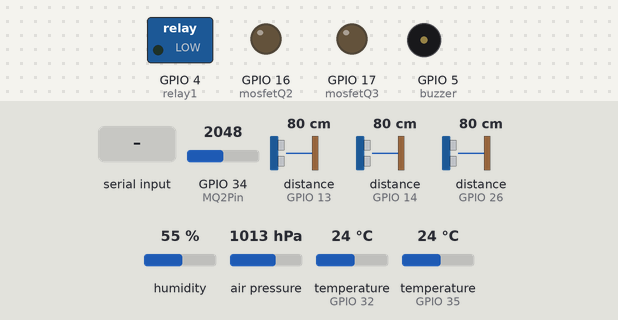
A program run on a simulated ESP32. On the bench: switched loads named in the program (green lamp = pin HIGH), output pins drawn as LEDs (lit = HIGH), buzzer (waves = sounding). The inputs (shaded band) are chosen by the test bench; at power-on: GPIO 34 (MQ2Pin) = 2048, distance to the obstacle (sensors on GPIO 13, GPIO 14, GPIO 26) 80 cm, humidity 55 %, air pressure 1013 hPa, temperature (sensors on GPIO 32, GPIO 35) 24 °C. The echo pulse lasts 58.3 µs per cm; nothing arrives over Bluetooth unless stated; pins used as bus, display or sensor lines are not drawn; what the program prints to the serial monitor is not drawn.

Above: at 1.2 s.
1.3 s: "pause" received over the second serial link
At 1.9 s:
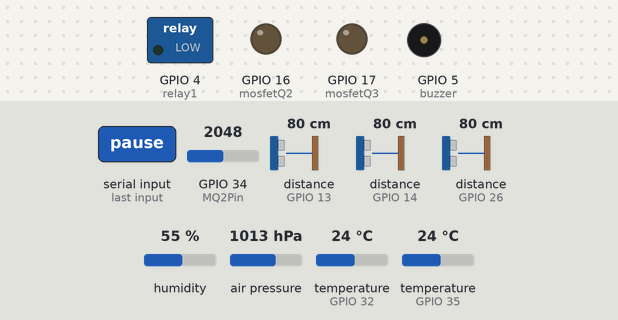
3.8 s: "resume" received over the second serial link
At 8.9 s:
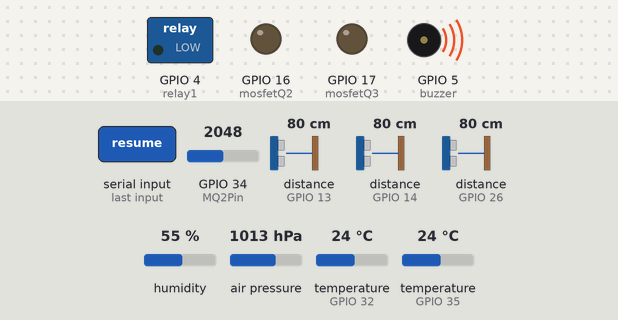
12.1 s: GPIO 34 (MQ2Pin) set to 521
15.6 s: GPIO 34 (MQ2Pin) set to 449
At 16.1 s:
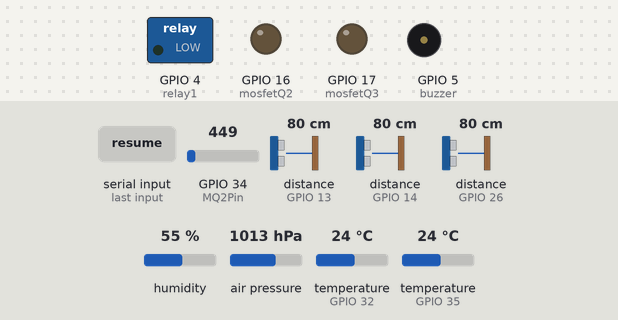
17.2 s: GPIO 34 (MQ2Pin) set to 540
20.7 s: "_type_" received over the second serial link
Timing chart, 0 to 25.2 s (numbered marks = the images above; inputs shaded):
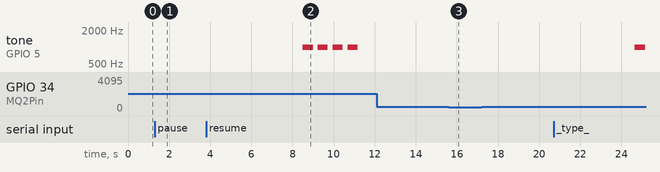

The program:

main.cpp
```cpp
#include <Arduino.h>
#include <BluetoothSerial.h>
#include <DHT.h>

#include <ArduinoJson.h>
#include <vector>
#include <NewPing.h>
#include <Wire.h>
#include <Adafruit_Sensor.h>
#include <OneWire.h>
#include <DallasTemperature.h>

#include <Adafruit_BMP280.h>
#define SEALEVELPRESSURE_HPA (1013.25) // Presión al nivel del mar en hPa

Adafruit_BMP280 bmp; // Objeto BMP280

std::vector<String> actuators = {
    "bomb",
    "refrigerator",
    "lights",
    "boiler",
};
BluetoothSerial SerialBT;

#define DHT_PIN 32      // Pin donde está conectado el sensor DHT22
#define DHT_TYPE DHT22 // Tipo de sensor DHT22
#define MAX_SENSORS 21
DHT dht(DHT_PIN, DHT_TYPE); //Inicializa el sensor

// Definición de pines para sensores
const int AI0 = 39;
const int AI1 = 36;
const int ds18b20Pin = 35;
const int dht22Pin = 32;
const int bmp280SDA = 21;
const int bmp280SCL = 22;
const int MQ2Pin = 34;
const int ultaSonicoTRIG[3] = {25, 27, 12};
const int ultaSonicoECHO[3] = {26, 14, 13};
int distances_cm[3];  // Array para almacenar las distancias medidas por cada sensor

// Declaración de la función medirDistancia
void medirDistancia(int trigPin, int echoPin, int index);

// Definiciones de Pines Actuadores
const int buzzer = 5;
const int relay1 = 4;
const int mosfetQ2 = 16;
const int mosfetQ3 = 17;


//Deffiniciones d eVariables

int butano, propano, metano, alcohol, ppm;

// Constante de resistencia inicial del sensor (ajusta según la calibración)
    int Ro = 10000;  // Coloca el valor de resistencia en condiciones limpias del sensor
    float Rs = 100;


/*Adafruit_BMP280 bmp;*/
OneWire oneWire(ds18b20Pin);
DallasTemperature tempRefri(&oneWire);

NewPing sonar[3] = {
  NewPing(ultaSonicoTRIG[0], ultaSonicoECHO[0]),
  NewPing(ultaSonicoTRIG[1], ultaSonicoECHO[1]),
  NewPing(ultaSonicoTRIG[2], ultaSonicoECHO[2])
};

  bool buzzerActivated = false;
  unsigned long lastBuzzerTime = 0;
  const int buzzerDuration = 500;  // Duración del pitido en milisegundos
  const int buzzerInterval = 30 * 60 * 1000;  // Intervalo entre pitidos en milisegundos (30 minutos)


// JsonObject *obj[MAX_SENSORS];
int objIndices[MAX_SENSORS];
StaticJsonDocument<4096> doc;
JsonArray data = doc.createNestedArray("data");

String sensors[MAX_SENSORS] = {
    "white_water_type_level", // ultaSonicoTRIG[0]
    "gray_water_type_level",  // ultaSonicoTRIG[1]
    "black_water_type_level", // ultaSonicoTRIG[2]
    "boiler_diesel_type_level", // ultaSonicoTRIG[3] - La placa solo tiene capacidad de 3 Ultrasónicos
    "outdoor_temperature_type_meteorology", // Sensor BMP280 - Temperatura Digital Exterior
    "indoor_temperature_type_meteorology", // Sensor DTH22  - Temperatura Digital Interior MotorHome
    "refrigerator_temperature_type_meteorology", // DS18b20 - Temperatura Análoga
    "atmospheric_pressure_type_meteorology", // Sensor BMP280 - Presión Atmosférica -  ofrece un rango de medición de 300 a 1100 hPa (Hecto Pascal)
    "altitude_type_meteorology",            // Sensor BMP280
    "ppm_type_environmental_sensors",       // Sensor MQ2 - PPM
    "butane_type_environmental_sensors",    // Sensor MQ2 - Butano
    "propane_type_environmental_sensors",   // Sensor MQ2 - Propano
    "methane_type_environmental_sensors",   // Sensor MQ2 - Metano
    "alcohol_type_environmental_sensors",   // Sensor MQ2 - Alcohol
    "hall_type_battery",                    // Sensor Efecto Hall Interno ESP32 (hallRead()) - Voltaje entrada Placa
    "starter_type_battery",                 // Sensor que Mide la Bateria Eterna del Motor Home
    "bomb_type_switches",                   // Actuador Bomba - MOSFETQ2
    "refrigerator_type_switches",           // Actuador Refri - La Placa solo tiene capacidad de 3 Actuadores
    "lights_type_switches",                   // Iluminación MotorHome - MOSFETQ3
    "boiler_type_switches",                 // Actuador Caldera - RELAY1
    "indoor_hum_type_meteorology", // Sensor DTH22  - Humedad Digital Interior MotorHome
};

bool pauseData = false;
bool isComplete = false;
uint64_t chipid_mac;
char chipid_string[20];
String chipID;
bool isValidSensor(String sensor)
{
  for (int i = 0; i < MAX_SENSORS; i++)
  {
    if (sensors[i] == sensor)
    {
      return true;
    }
  }
  return false;
}

bool isActuator(String sensor)
{
  return std::find(actuators.begin(), actuators.end(), sensor) != actuators.end();
}

void setup()
{


  Serial.begin(115200);
  // Esperamos a que el monitor serie esté listo
  while (!Serial);

  chipid_mac = ESP.getEfuseMac();
  sprintf(chipid_string, "antural/%04X%08X", (uint16_t)(chipid_mac >> 32), (uint32_t)chipid_mac);
  chipID = String(chipid_string);

  SerialBT.begin(chipID); // Inicia el Bluetooth
  Serial.println(chipID); // Imprime la cadena

  if (!bmp.begin()) {
    Serial.println("No se pudo encontrar el sensor BMP280. Conéctalo correctamente o revisa la dirección I2C.");
    while (1);
  }

  dht.begin();
  tempRefri.begin(); // Iniciar el sensor
//Declarando Actuadores como Salidas digitales

  pinMode(buzzer, OUTPUT);
  pinMode(relay1, OUTPUT);
  pinMode(mosfetQ2, OUTPUT);
  pinMode(mosfetQ3, OUTPUT);

  for (int i = 0; i < 3; i++) {
    pinMode(ultaSonicoTRIG[i], OUTPUT);
    pinMode(ultaSonicoECHO[i], INPUT);
  }

  for (int i = 0; i < MAX_SENSORS; i++)
  {
    JsonObject obj = data.createNestedObject();

    String sensor = sensors[i];
    int underscoreIndex = sensor.indexOf("_type_");
    String sensorName = sensor.substring(0, underscoreIndex);
    String sensorType = sensor.substring(underscoreIndex + 6);
    // imprime un log con el nombre del sensor y el tipo y un salto de linea al ultimo
    // Serial.println(sensorName + " " + sensorType + "\n");


      obj["sensor"] = sensorName;
      obj["enabled"] = true;
      obj["type"] = sensorType;


    objIndices[i] = data.size() - 1;
  }
}

void loop()
{

  static int currentSensorIndex = 0;

  if (currentSensorIndex >= MAX_SENSORS)
  {

    currentSensorIndex = 0;
    if (!isComplete)
    {
      isComplete = true;
    }
  }

  JsonObject obj = data[objIndices[currentSensorIndex]];
  // imprimir el obj
  Serial.println(obj);
  if (SerialBT.available())
  {
    String receivedData = SerialBT.readString();
    receivedData.trim();

    Serial.println(receivedData);

    if (receivedData == "pause")
    {
      pauseData = true;
    }
    if (receivedData == "resume")
    {
      pauseData = false;
    }

    if (receivedData == "all")
    {
      for (int i = 0; i < MAX_SENSORS; i++)
      {
        JsonObject obj = data[objIndices[i]];
        obj["enabled"] = true;
      }
    }

    if (receivedData == "clear")
    {
      for (int i = 0; i < MAX_SENSORS; i++)
      {
        JsonObject obj = data[objIndices[i]];
        obj["enabled"] = false;
      }
    }
    Serial.print("DATO ACTUADOR RECIBIDO: ");
    Serial.println(receivedData);
    delay(2000);

    for (int i = 0; i < 3; i++) {
      medirDistancia(ultaSonicoTRIG[i], ultaSonicoECHO[i], i);
    }


  delay(100);


    if(isActuator(receivedData)){
      for (int i = 0; i < MAX_SENSORS; i++)
      {
        JsonObject obj = data[objIndices[i]];
        if (obj["sensor"] == receivedData)
        {
      // Aquí se activa el actuador

      // Activa el actuador
      switch (i) {
        case 0:
          // Activar Caldera
          digitalWrite(relay1, HIGH);
          Serial.println("CALDERA ACTIVA");
          delay(700);
          break;
        case 1:
          // Activar bomba
          digitalWrite(mosfetQ2, HIGH);
          Serial.println("BOMBA ACTIVA");
          delay(700);
          break;
        case 2:
          //Activar luces
          digitalWrite(mosfetQ3, HIGH);
          Serial.println("LUCES ACTIVA");
          delay(700);
          break;
/*         case 3:
          // Activar refrigerador
          digitalWrite(mosfetQ4, HIGH);
          Serial.println("REFRIGERADOR ACTIVA");
          //delay(700);
          break; */
        default:
          // No hacer nada
          break;
      }
      // Se sale del bucle for
      return;
    }

  // Si el dato recibido no es un actuador, no se hace nada

          break;
        }
      }

    if (isValidSensor(receivedData))
    {
      for (int i = 0; i < MAX_SENSORS; i++)
      {
        JsonObject obj = data[objIndices[i]];
        if (obj["sensor"] == receivedData)
        {
          Serial.println("is actuator 2");
          obj["enabled"] = true;
          break;
        }
      }
    }
    else if (receivedData.startsWith("deselect "))
    {
      String sensor = receivedData.substring(9);
      for (int i = 0; i < MAX_SENSORS; i++)
      {
        JsonObject obj = data[objIndices[i]];
        if (obj["sensor"] == sensor)
        {
        //  AQUI SE DESACTIVA EL ACTUADOR
      // Desactiva el actuador
        switch (i) {
          case 0:
            digitalWrite(relay1, LOW); // Desactivar bomba
            Serial.println("CALDERA APAGADA");
            //delay(700);
            break;
          case 1:
            digitalWrite(mosfetQ2, LOW); // Desactivar refrigerador
            Serial.println("BOMBA APAGADA");
            //delay(700);
            break;
          case 2:
            digitalWrite(mosfetQ3, LOW); // Desactivar luces
            Serial.println("LUCES APAGADA");
            //delay(700);
            break;
        }

         // Se sale del bucle for
        return;
      }

  // Si el dato recibido no es un actuador, no se hace nada

          break;
        }
      }

  }

  if (!pauseData)
  {
          // Tomamos 100 muestras
        for (int i = 0; i < 100; i++) {
        Rs = (analogRead(MQ2Pin)*1);
        ppm = (Rs / Ro) * 1000000;
    }
      // Calculamos el promedio
      ppm = (ppm / 100);

    // Asignar valores a los sensores basados en las distancias medidas
    if (obj["sensor"] == "white_water") {
    // Asignar valor real basado en la distancia medida por el primer sensor ultrasónico
    obj["valor"] = map(distances_cm[0], 0, 100, 0, 1000);  // Ajusta el mapeo según tus necesidades
    obj["unit"] = "CM";

    // Verificar el temporizador del buzzer
     if (buzzerActivated && millis() - lastBuzzerTime >= buzzerInterval) {
      tone(buzzer, 1000, buzzerDuration);  // Generar un tono de 1000 Hz durante 500 ms
      lastBuzzerTime = millis();  // Reiniciar el temporizador del buzzer
    }


    } else if (obj["sensor"] == "gray_water") {
    // Asignar valor real basado en la distancia medida por el segundo sensor ultrasónico
    obj["valor"] = map(distances_cm[1], 0, 100, 0, 1000);  // Ajusta el mapeo según tus necesidades
    obj["unit"] = "CM";
    } else if (obj["sensor"] == "black_water") {
    // Asignar valor real basado en la distancia medida por el tercer sensor ultrasónico
    obj["valor"] = map(distances_cm[2], 0, 100, 0, 1000);  // Ajusta el mapeo según tus necesidades
    obj["unit"] = "CM";
    }
    else if (obj["sensor"] == "boiler_diesel")
    {
       obj["valor"] = 1; // aqui pone el valor real del sensor
       obj["unit"] = "CM";
    }
    else if (obj["sensor"] == "outdoor_temperature")
    {
       obj["valor"] = 1; // aqui pone el valor real del sensor
       obj["unit"] = "CM";
    }
    else if (obj["sensor"] == "indoor_temperature")
    {
       const int tempDHT = dht.readTemperature();
       obj["valor"] = tempDHT; // aqui pone el valor real del sensor
       obj["unit"] = "C";
    }
    else if (obj["sensor"] == "refrigerator_temperature")
    {
       // Solicita la temperatura al sensor.
       tempRefri.requestTemperatures(); // Usando el nuevo nombre

       // Lee la temperatura en grados Celsius.
       const int tempRef = tempRefri.getTempCByIndex(0); // Variable para almacenar la temperatura
       obj["valor"] = tempRef; // aqui pone el valor real del sensor
       obj["unit"] = "C";
    }
    else if (obj["sensor"] == "atmospheric_pressure")
    {
      int presionAtm = bmp.readPressure() / 100.0F; // En hPa
       obj["valor"] = presionAtm; // aqui pone el valor real del sensor
       obj["unit"] = "hPa";

    }
    else if (obj["sensor"] == "altitude")
    {
      int altitud = bmp.readAltitude(SEALEVELPRESSURE_HPA); //Recuerda ajustar SEALEVELPRESSURE_HPA según la presión al nivel del mar en tu ubicación específica.
       obj["valor"] = altitud; // aqui pone el valor real del sensor
       obj["unit"] = "msnm";
    }
    else if (obj["sensor"] == "ppm")
    {
       obj["valor"] = ppm; // aqui pone el valor real del sensor
       obj["unit"] = "ppm";
    }
    else if (obj["sensor"] == "butane")
    {
       butano = ppm * (0.2);
       obj["valor"] = butano; // aqui pone el valor real del sensor
       obj["unit"] = "ppm";
        if (ppm > 500) {
      // Activar el buzzer para emitir pitidos con una frecuencia de 500 ms
       tone(buzzer, 1000); // 1000 Hz de frecuencia
        delay(500); // Mantener el sonido durante 500 ms
        noTone(buzzer); // Apagar el buzzer
      }
    }
    else if (obj["sensor"] == "propane")
    {
       propano = ppm * (0.3);
       obj["valor"] = propano; // aqui pone el valor real del sensor
       obj["unit"] = "ppm";
               if (ppm > 500) {
      // Activar el buzzer para emitir pitidos con una frecuencia de 500 ms
       tone(buzzer, 1000); // 1000 Hz de frecuencia
        delay(500); // Mantener el sonido durante 500 ms
        noTone(buzzer); // Apagar el buzzer
      }
    }
    else if (obj["sensor"] == "methane")
    {
       metano = ppm * (0.4);
       obj["valor"] = metano; // aqui pone el valor real del sensor
       obj["unit"] = "ppm";
               if (ppm > 500) {
      // Activar el buzzer para emitir pitidos con una frecuencia de 500 ms
       tone(buzzer, 1000); // 1000 Hz de frecuencia
        delay(500); // Mantener el sonido durante 500 ms
        noTone(buzzer); // Apagar el buzzer
      }
    }
    else if (obj["sensor"] == "alcohol")
    {
       alcohol = ppm * (0.10);
       obj["valor"] = alcohol; // aqui pone el valor real del sensor
       obj["unit"] = "ppm";
               if (ppm > 500) {
      // Activar el buzzer para emitir pitidos con una frecuencia de 500 ms
       tone(buzzer, 1000); // 1000 Hz de frecuencia
        delay(500); // Mantener el sonido durante 500 ms
        noTone(buzzer); // Apagar el buzzer
      }
    } else if (obj["sensor"] == "hall")
    {
       obj["valor"] = 1; // aqui pone el valor real del sensor
       obj["unit"] = "V";
    }
    else if (obj["sensor"] == "starter")
    {
       obj["valor"] = 1; // aqui pone el valor real del sensor
       obj["unit"] = "V";
    }
    else if (obj["sensor"] == "bomb")
    {
       obj["valor"] = 1; // aqui pone el valor real del sensor

    }
    else if (obj["sensor"] == "refrigerator")
    {
       obj["valor"] = 1; // aqui pone el valor real del sensor
    }
    else if (obj["sensor"] == "lights")
    {
       obj["valor"] = 1; // aqui pone el valor real del sensor
    }
    else if (obj["sensor"] == "boiler")
    {
       obj["valor"] = 1; // aqui pone el valor real del sensor

    } else if (obj["sensor"] == "indoor_hum")
    {
       const int humDHT = dht.readHumidity();
       obj["valor"] = humDHT; // aqui pone el valor real del sensor
       obj["unit"] = "%";
    }
    else
    {
      Serial.println("Sensor no encontrado");
    }


    StaticJsonDocument<4096> docToSend;
    docToSend["data"] = obj;
    docToSend["is_complete"] = isComplete;
    docToSend["topic"] = chipID;

    String dataToSend;
    ArduinoJson::serializeJson(docToSend, dataToSend);
    // imprimir el json antes de enviarlo
    Serial.println(dataToSend);
    SerialBT.println(dataToSend);
  }

  currentSensorIndex++;

  delay(200);
}


/* // FUNCION PARA RESETEO DE PLACA - HARDRESET

  int i;
  int count;
void fHardReset()
{

  Serial.print("RESETEO EN: ");
  Serial.println(i);

  if (i == count)
  {
    delay(300);
    ESP.restart(); // PARA ESP32
    Serial.print("HARD-RESET ACTIVADO: ");
    i = 0;
  }
} */


//FUNCION PARA MEDICIONS DE DISTANCIA SENSORES HC-SR04

void medirDistancia(int trigPin, int echoPin, int index) {
  long duration, distance_cm;

  digitalWrite(trigPin, LOW);
  delayMicroseconds(2);
  digitalWrite(trigPin, HIGH);
  delayMicroseconds(10);
  digitalWrite(trigPin, LOW);

  duration = pulseIn(echoPin, HIGH);
  distance_cm = (duration / 2) / 29.1;

  Serial.print("Distancia Sensor ");
  Serial.print(index + 1);
  Serial.print(": ");
  Serial.print(distance_cm);
  Serial.println(" cm");
}
//FUNCION PARA ACTIVACION DEL BUZZER

void activarBuzzer() {
  buzzerActivated = true;
  lastBuzzerTime = millis();
}

void desactivarBuzzer() {
  buzzerActivated = false;
  noTone(buzzer);
}
```

Measured:
- the behaviour switches between 501 and 500 on GPIO 34 (MQ2Pin) (found by bisection; images 2 and 3)
- after the input at 1.3 s, tone on GPIO 5 (buzzer): stays silent (without the input it goes to 1000 Hz after 1.8 s)
- after the input at 3.8 s, tone on GPIO 5 (buzzer): alternates 1000 Hz for 0.50 s and silent for 0.23 s, starting after 4.7 s
- after the input at 12.1 s, every drawn part: stays the same
- after the input at 15.6 s, tone on GPIO 5 (buzzer): stays silent (without the input it goes to 1000 Hz after 0.42 s)
- after the input at 17.2 s, every drawn part: stays the same
